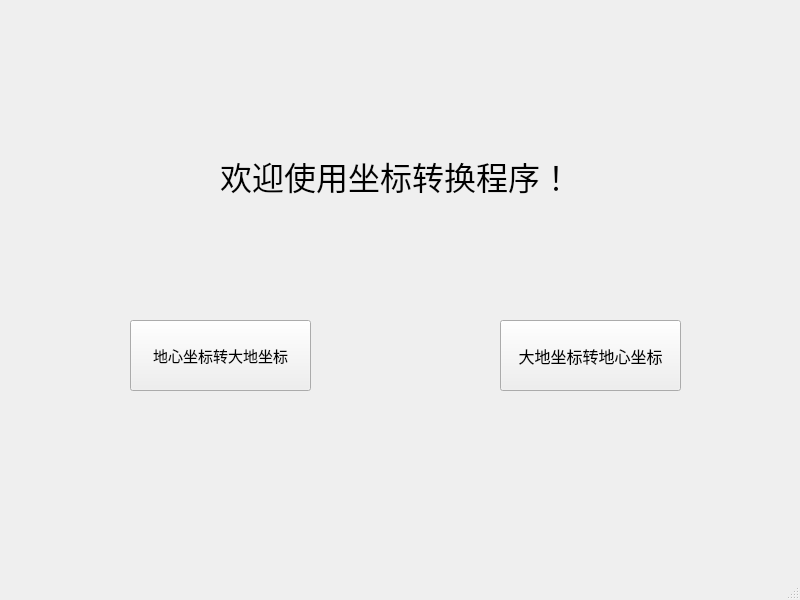
<?xml version="1.0" encoding="UTF-8"?>
<ui version="4.0">
 <class>trans</class>
 <widget class="QMainWindow" name="trans">
  <property name="geometry">
   <rect>
    <x>0</x>
    <y>0</y>
    <width>800</width>
    <height>600</height>
   </rect>
  </property>
  <property name="windowTitle">
   <string>trans</string>
  </property>
  <widget class="QWidget" name="centralwidget">
   <widget class="QPushButton" name="pushButton1">
    <property name="geometry">
     <rect>
      <x>130</x>
      <y>320</y>
      <width>181</width>
      <height>71</height>
     </rect>
    </property>
    <property name="font">
     <font>
      <family>新宋体</family>
      <pointsize>11</pointsize>
     </font>
    </property>
    <property name="text">
     <string>地心坐标转大地坐标</string>
    </property>
   </widget>
   <widget class="QPushButton" name="pushButton2">
    <property name="geometry">
     <rect>
      <x>500</x>
      <y>320</y>
      <width>181</width>
      <height>71</height>
     </rect>
    </property>
    <property name="font">
     <font>
      <family>新宋体</family>
      <pointsize>12</pointsize>
     </font>
    </property>
    <property name="text">
     <string>大地坐标转地心坐标</string>
    </property>
   </widget>
   <widget class="QLabel" name="label">
    <property name="geometry">
     <rect>
      <x>220</x>
      <y>110</y>
      <width>371</width>
      <height>131</height>
     </rect>
    </property>
    <property name="font">
     <font>
      <family>幼圆</family>
      <pointsize>24</pointsize>
     </font>
    </property>
    <property name="text">
     <string>欢迎使用坐标转换程序！</string>
    </property>
   </widget>
  </widget>
  <widget class="QMenuBar" name="menubar">
   <property name="geometry">
    <rect>
     <x>0</x>
     <y>0</y>
     <width>800</width>
     <height>22</height>
    </rect>
   </property>
  </widget>
  <widget class="QStatusBar" name="statusbar"/>
 </widget>
 <resources/>
 <connections/>
</ui>
